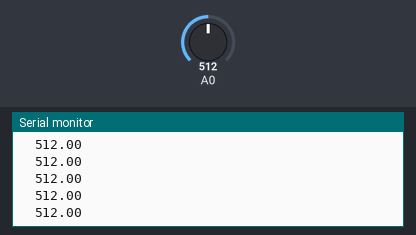
A sketch run on a simulated Arduino Uno, built with avr-gcc and run on an emulated ATmega328P. On the bench: the last lines printed to the serial monitor. The test bench sets the inputs (shaded band); at power-on: A0 = 512.

Above: at 1.2 s.
1.3 s: A0 set to 716
At 2.2 s:
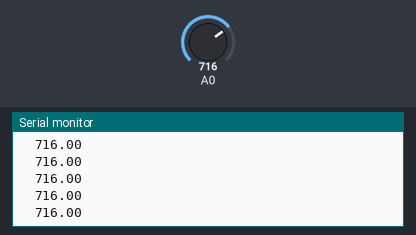
2.8 s: A0 set to 900
At 3.6 s:
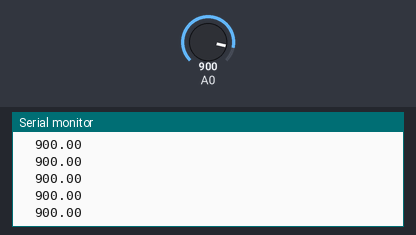
Timing chart, 0 to 5.8 s (numbered marks = the images above; inputs shaded):
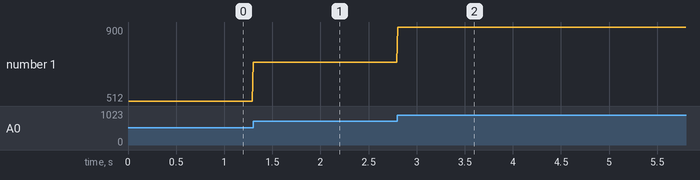

The sketch:

sketch_sep25a.ino
```cpp
float inputsignal = 0.0;
float outputsignal = 0.0;
float prevSignal =0.0;
float a = 0.70;

void setup() {
  Serial.begin(9600);
}

void loop() {
  inputsignal = analogRead(A0);
  //outputsignal = a* (prevSignal)+((1-a)*(inputsignal));
  //prevSignal = outputsignal;
  Serial.println(inputsignal);
  Serial.print("\t");
  //Serial.println(outputsignal);
  delay(10);
}
```

Measured:
- after the input at 1.3 s, the serial monitor: prints a new line at once (image 1)
- after the input at 2.8 s, the serial monitor: prints a new line at once (image 2)
- plotted number 1: 716 → 900 after the input at 2.8 s
